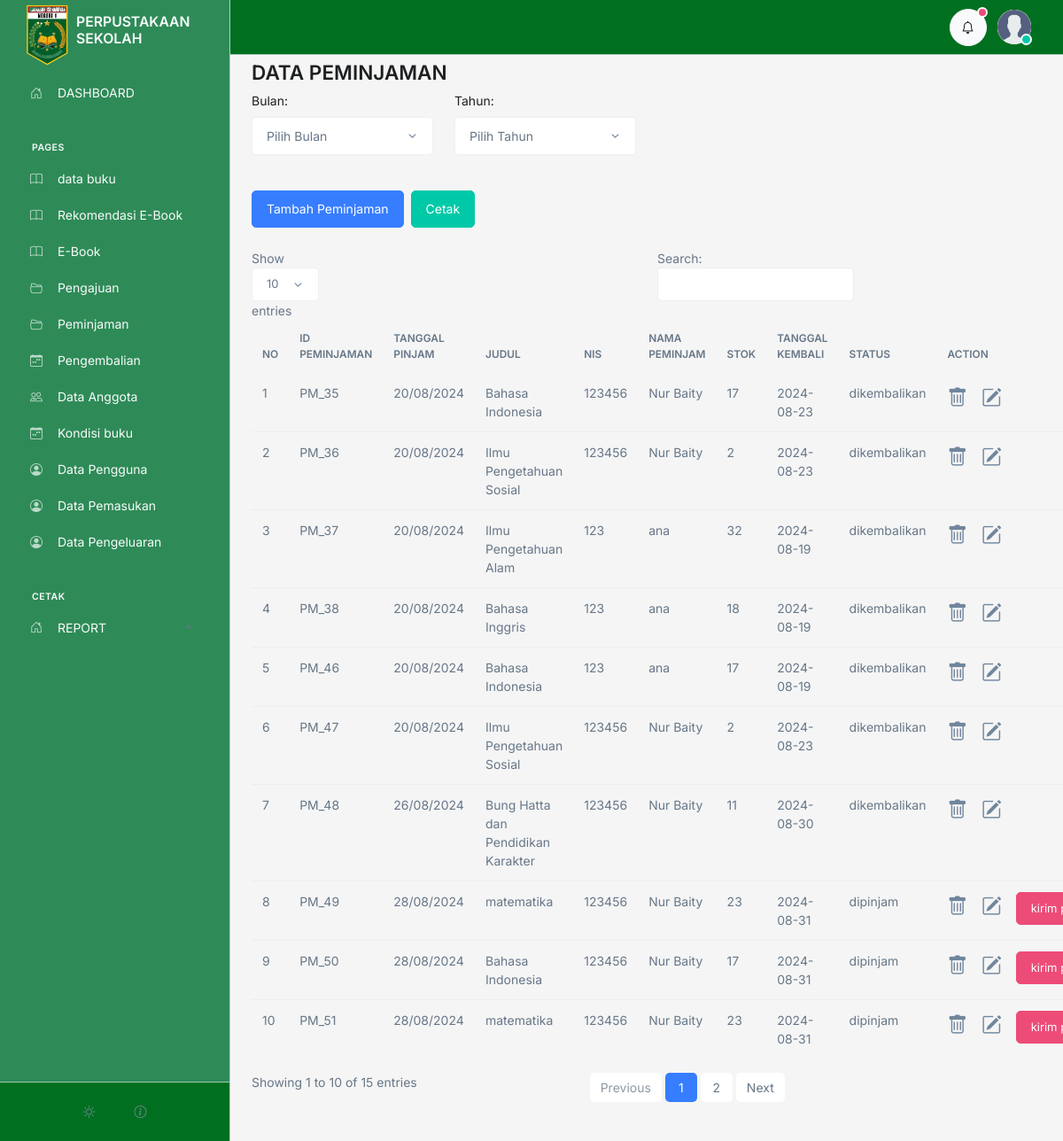
Before: /admin/peminjaman/index.php (signed in) with the older database file.
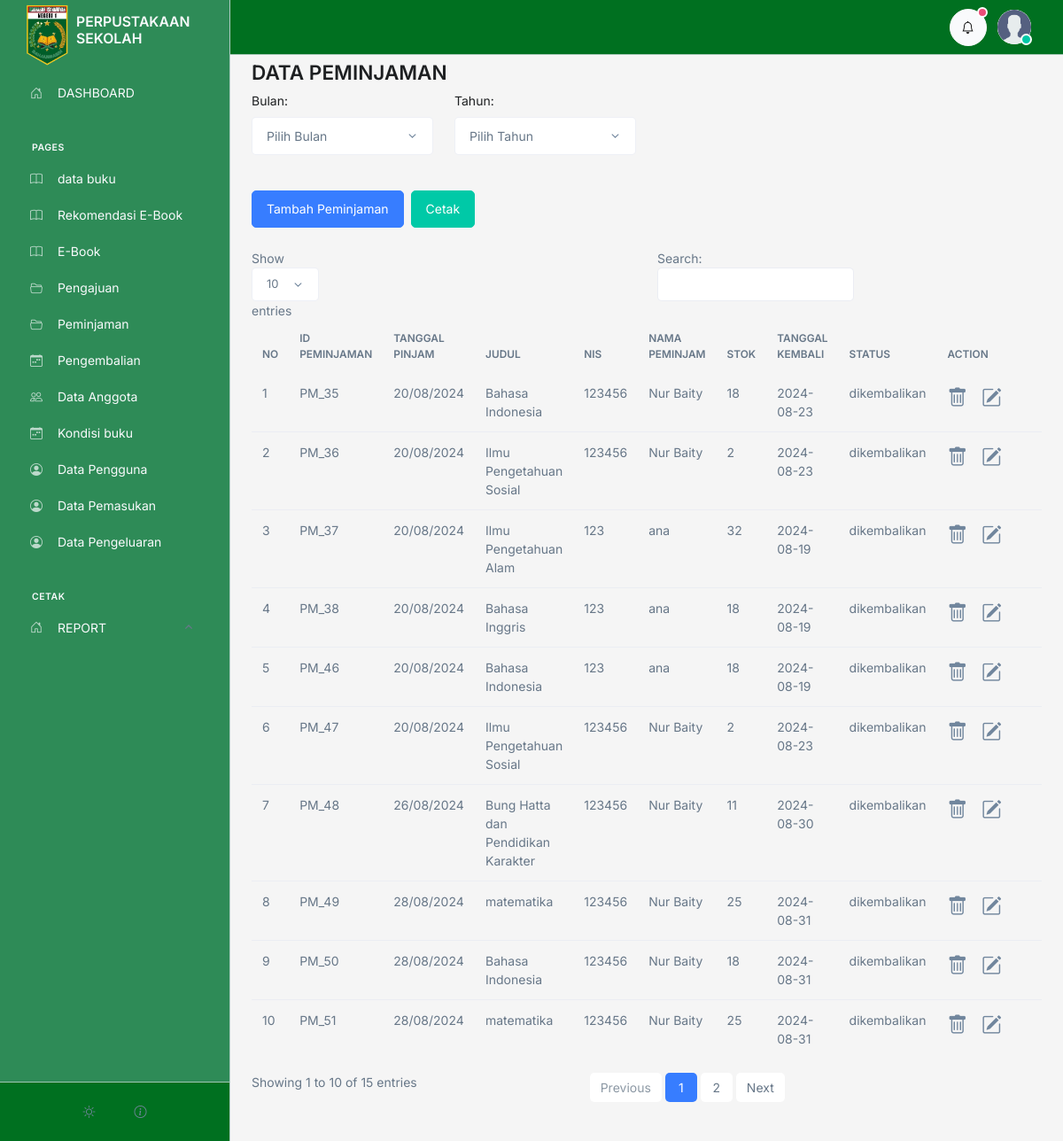
After: the same page with the newer database file.
### tables this page shows
CREATE TABLE `peminjaman` (
  `id` int(50) NOT NULL,
  `id_anggota` int(50) NOT NULL,
  `id_buku` int(50) NOT NULL,
  `tanggal` varchar(100) NOT NULL,
  `tanggal_kembali` varchar(100) NOT NULL,
  `status` varchar(100) NOT NULL
);

CREATE TABLE `buku` (
  `id` int(11) NOT NULL,
  `id_kategori` int(11) DEFAULT 1,
  `tanggal` varchar(50) NOT NULL,
  `judul` varchar(200) NOT NULL,
  `pengarang` varchar(100) NOT NULL,
  `penerbit` varchar(100) NOT NULL,
  `tahun_terbit` varchar(50) NOT NULL,
  `isbn` varchar(200) NOT NULL,
  `jumlah` int(10) NOT NULL,
  `lokasi` varchar(200) NOT NULL,
  `deskripsi` text NOT NULL,
  `image` text NOT NULL
);

CREATE TABLE `anggota` (
  `id` int(11) NOT NULL,
  `user_id` int(11) DEFAULT NULL,
  `nis` varchar(20) NOT NULL,
  `nama` varchar(100) NOT NULL,
  `email` varchar(100) NOT NULL DEFAULT 'm.nawir177@gmail.com',
  `telpon` varchar(15) NOT NULL DEFAULT '082255445566',
  `tempat_lahir` varchar(100) NOT NULL,
  `tanggal_lahir` varchar(100) NOT NULL,
  `kelamin` varchar(100) NOT NULL,
  `TA` varchar(100) NOT NULL,
  `alamat` text NOT NULL,
  `foto` varchar(100) NOT NULL,
  `verifikasi` tinyint(1) NOT NULL DEFAULT 0
);

### admin/controller.php (called while the page is built, shortened)
<?php
$conn = mysqli_connect('localhost', 'root', '', 'perpustakaan');
function getFilter($table)
{
    global $conn;
    $query = "SELECT * FROM $table";
    $rows = [];
    $result = mysqli_query($conn, $query);
    if ($result) {
        while ($row = mysqli_fetch_assoc($result)) {
            $rows[] = $row;
        }
    } else {
        echo "Error: " . mysqli_error($conn);
    }
    return $rows;
}
function hasOne($id_relation, $table_relation, $field)
{
   $conn = mysqli_connect('localhost', 'root', '', 'perpustakaan');
   $query = "SELECT $field FROM $table_relation WHERE id = $id_relation";
   $result = mysqli_query($conn, $query);
   $row = mysqli_fetch_array($result, MYSQLI_ASSOC);
   if ($row) {
      return $row[$field];
   } else {
      return null;
   }
}

### admin/peminjaman/fungsi.php (called while the page is built, shortened)
<?php
function isPastDueDate($tanggal_kembali)
{
   $tanggalKembali = strtotime($tanggal_kembali);
   $tanggalSekarang = strtotime(date('Y-m-d'));
   return $tanggalSekarang > $tanggalKembali;
}

### admin/peminjaman/index.php (the view, shortened to what this page needs)
<?php include '../controller.php'  ?>
<?php include '../template/header.php';
$Peminjaman = getFilter('peminjaman');
$no = 1;
?>
<div class="container">
   <h1>DATA PEMINJAMAN</h1>
   <form action="" method="get" class="mb-3" id="filterForm">
      <div class="row">
         <div class="col-md-3">
            <label for="bulan" class="form-label">Bulan:</label>
            <select name="bulan" id="bulan" class="form-select" onchange="submitForm()">
               <option value="">Pilih Bulan</option>
            </select>
         </div>
         <div class="col-md-3">
            <label for="tahun" class="form-label">Tahun:</label>
            <select name="tahun" id="tahun" class="form-select" onchange="submitForm()">
               <option value="">Pilih Tahun</option>
            </select>
         </div>
      </div>
   </form>
   <div class="d-flex gap-2">
      <a href="tambah.php" class="btn btn-primary my-4">Tambah Peminjaman</a>
      <div>
         <button type="button" class="btn btn-success mt-4" onclick="printData()">Cetak</button>
      </div>
   </div>
   <table class="table" id="table">
      <thead class="mt-3">
         <tr>
            <th>NO</th>
            <th>ID PEMINJAMAN</th>
            <th>TANGGAL PINJAM</th>
            <th>JUDUL</th>
            <th>NIS</th>
            <th>NAMA PEMINJAM</th>
            <th>STOK</th>
            <th>TANGGAL KEMBALI</th>
            <th>STATUS</th>
            <th>ACTION</th>
         </tr>
      </thead>
      <tbody>
         <?php foreach ($Peminjaman as $value) :   ?>
            <tr>
               <td>
                  <?= $no++; ?>
               </td>
               <td>PM_<?= $value['id']; ?></td>
               <td><?= $value['tanggal']; ?></td>
               <td><?= hasOne($value['id_buku'], "buku", "judul"); ?></td>
               <td><?= hasOne($value['id_anggota'], "anggota", "nis"); ?></td>
               <td><?= hasOne($value['id_anggota'], "anggota", "nama"); ?></td>
               <td><?= hasOne($value['id_buku'], "buku", "jumlah"); ?></td>
               <td><?=$value['tanggal_kembali']; ?></td>
               <td><?= $value['status']; ?></td>
               <td>
                  <div class="d-flex gap-3">
                     <a href="delete.php?id=<?= $value['id'] ?>" onclick="return confirm('are you sure ?')" class=" fs-1 text-secondary">
                        <i class="bi bi-trash"></i>
                     </a>
                     <a href="edit.php?id=<?= $value['id'] ?>" class="fs-1 text-secondary">
                        <i class="bi bi-pencil-square"></i>
                     </a>
                     <?php if (isPastDueDate($value['tanggal_kembali']) && $value['status'] == 'dipinjam'): ?>
                        <form action="" method="post">
                           <button type="submit" name="kirim_email" class="btn btn-danger btn-sm">
                              kirim pemberitahuan
                           </button>
                        </form>
                     <?php endif; ?>
                  </div>
               </td>
            </tr>
         <?php endforeach  ?>
      </tbody>
   </table>
</div>
<?php include '../template/footer.php';
?>

Changed rows visible on the page:
changed through a linked row, peminjaman id 35: id_buku.jumlah "17" → "18"
changed through a linked row, peminjaman id 46: id_buku.jumlah "17" → "18"
changed peminjaman id 49: id_buku.jumlah "23" → "25"; status "dipinjam" → "dikembalikan"; no longer shows "kirim…"
changed peminjaman id 50: id_buku.jumlah "17" → "18"; status "dipinjam" → "dikembalikan"; no longer shows "kirim…"
changed peminjaman id 51: id_buku.jumlah "23" → "25"; status "dipinjam" → "dikembalikan"; no longer shows "kirim…"
